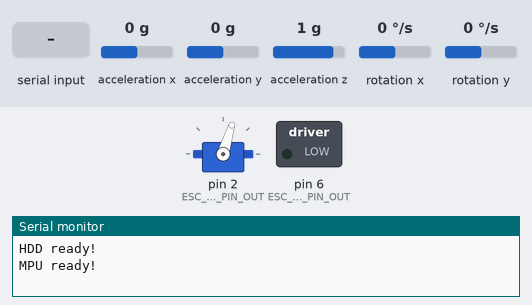
Bench run of a sketch on a simulated Arduino Uno, built with avr-gcc and run on an emulated ATmega328P. Shown: servo, switched loads named in the sketch (green lamp = pin HIGH), the last lines printed to the serial monitor. Wiring (inferred from the names in the program): MPU-6050 motion sensor at I2C address 0x68. The inputs (shaded band) are chosen by the test bench; at power-on: acceleration x 0 g, acceleration y 0 g, acceleration z 1 g, rotation x 0 °/s, rotation y 0 °/s.

Above: at 6.2 s.
6.3 s: "30,150\n" received over Serial
At 7.1 s:
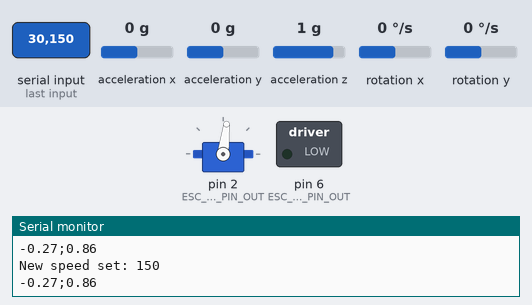
7.8 s: "1\n" received over Serial
At 8.2 s:
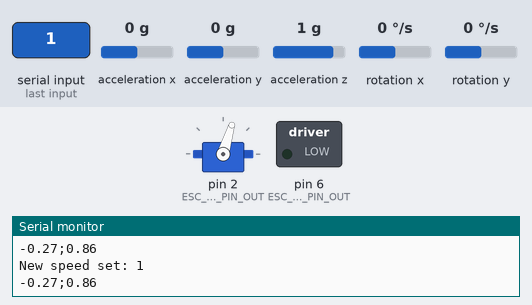
Timing chart, 0 to 10.8 s (numbered marks = the images above; inputs shaded):
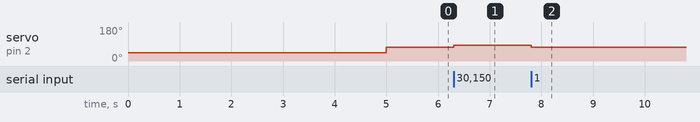

Measured:
- after the input at 6.3 s, servo on pin 2 (ESC_PWM_PIN_OUT): 73° → 83° at once
- after the input at 7.8 s, servo on pin 2 (ESC_PWM_PIN_OUT): 83° → 73° at once

The sketch:

HddMpu.ino
```cpp
/**
 * @brief Arduino Driver v1.0 to control and HDD brushless motor with an ESC
 */

/*Author: Gustavo Diaz*/

/*Requiered Libraries*/
#include "hdd_driver.h"
#include "Mpu6050.h"

/*Output pins for ESC control*/
#define ESC_PWM_PIN_OUT 2
#define ESC_DIR_PIN_OUT 6

#define OFSET_PITCH 0.86
#define OFSET_ROLL -0.27

// SoftwareSerial Bluetooth(7,8);    // RX, TX Arduino PINs, conected to Bluetooth

/*Bluetooth Comunication Interface*/
// char command = 's';
// comInterface com_interface(&Bluetooth, &command, &Serial);

/*Device Control Handler*/
HddDriver hdd(ESC_PWM_PIN_OUT, ESC_DIR_PIN_OUT, &Serial);
Mpu6050 mpu;

int vel = 0;
int new_vel = 0;
float calc_vel = 0;
uint8_t mode = 0;

void setup()
{
	/*Init Serial port*/
	Serial.begin(115200);
  // Bluetooth.begin(115200);

  //Init HDD
  hdd.init();
  Serial.println("HDD ready!");

  //Init MPU
  mpu.init();
  Serial.println("MPU ready!");
}

void loop()
{
  /* test behavior */
  if (mode == 0) hdd.rotate(vel);
  else if (mode == 1) hdd.rotate(calc_vel);
  mpu.updateAngle();

  //Calcs
  calc_vel = (mpu.angle_[1]+OFSET_PITCH)*5;

  if(Serial.available() >= 1)
  {
    new_vel = Serial.parseInt(); //Leer un entero por serial
    if(new_vel != 0 and new_vel != -1 and new_vel != -2 and new_vel != -3)
    {
      mode = 0;
      vel = new_vel;
      Serial.print("New speed set: ");
      Serial.println(vel);
      Serial.print(mpu.angle_[0]+OFSET_ROLL); Serial.print(";"); Serial.println(mpu.angle_[1]+OFSET_PITCH);
    }
    else if (new_vel == -1)
    {
      mode = 0;
      vel = 0;
      hdd.idle();
      Serial.println("Motor Stoped");
      Serial.print(mpu.angle_[0]+OFSET_ROLL); Serial.print(";"); Serial.println(mpu.angle_[1]+OFSET_PITCH);
    }
    else if (new_vel == -2)
    {
      Serial.print("Motor speed: ");
      if (mode == 0) Serial.println(vel);
      else if (mode == 1) Serial.println(calc_vel);
      Serial.print(mpu.angle_[0]+OFSET_ROLL); Serial.print(";"); Serial.println(mpu.angle_[1]+OFSET_PITCH);
    }
    else if (new_vel == -3)
    {
      mode = 1;
      Serial.print("Balance Mode");
      Serial.print("Motor speed: "); Serial.println(vel);
      Serial.print(mpu.angle_[0]+OFSET_ROLL); Serial.print(";"); Serial.println(mpu.angle_[1]+OFSET_PITCH);
    }
  }
}
```

Mpu6050.cpp
```cpp
/**
 * @brief MPU6050
 */

// Author: Gustavo Diaz

// Requiered Libraries
#include "Mpu6050.h"

void Mpu6050::init(void)
{
    Wire.begin();
    Wire.beginTransmission(MPU);
    Wire.write(0x6B);
    Wire.write(0);
    Wire.endTransmission(true);
    angle_[0] = 0;
    angle_[1] = 0;
    accel_[0] = 0;
    accel_[1] = 0;
    gyro_[0] = 0;
    gyro_[1] = 0;
    ts_ = 0.01;
}

void Mpu6050::updateAngle(void)
{
    readAccel();
    readGyro();
    complementaryFilter();    //aplica filtro y guarda valor en variable "angle_"
    delay(1);
    // return angle_;
}

void Mpu6050::readAccel(void)
{
    Wire.beginTransmission(MPU);
    Wire.write(0x3B); //Pedir el registro 0x3B - corresponde al AcX
    Wire.endTransmission(false);
    Wire.requestFrom(MPU,6,true); //A partir del 0x3B, se piden 6 registros
    int16_t AcX=Wire.read()<<8|Wire.read(); //Cada valor esta en 2 registros en el MPU
    int16_t AcY=Wire.read()<<8|Wire.read();
    int16_t AcZ=Wire.read()<<8|Wire.read();

    //A partir de los valores del acelerometro, se calculan los angulos Y, X
    //respectivamente, con la formula de la tangente.
    // float accel[2];
    accel_[1] = atan(-1*(AcX/A_R)/sqrt(pow((AcY/A_R),2) + pow((AcZ/A_R),2)))*RAD_A_DEG;
    accel_[0] = atan((AcY/A_R)/sqrt(pow((AcX/A_R),2) + pow((AcZ/A_R),2)))*RAD_A_DEG;
    // return accel;
}

void Mpu6050::readGyro(void)
{
    //Leer los valores del Giroscopio
    Wire.beginTransmission(MPU);
    Wire.write(0x43);
    Wire.endTransmission(false);
    Wire.requestFrom(MPU,4,true); //A diferencia del Acelerometro, solo se piden 4 registros
    int16_t GyX=Wire.read()<<8|Wire.read();
    int16_t GyY=Wire.read()<<8|Wire.read();

    //Calculo del angulo del Giroscopio
    // float gyro[2];
    gyro_[0] = GyX/G_R;
    gyro_[1] = GyY/G_R;
}

void Mpu6050::complementaryFilter(void)
{
    //Aplicar el Filtro Complementario
    angle_[0] = 0.98 *(angle_[0]+gyro_[0]*ts_) + 0.02*accel_[0];
    angle_[1] = 0.98 *(angle_[1]+gyro_[1]*ts_) + 0.02*accel_[1];
}
```

Mpu6050.h
```cpp
/**
 * @brief Bluethooth HC-06 Manager Device Library
 */

// Author: Gustavo Diaz

// Requiered Libraries
#include <Arduino.h>
#include <Wire.h>

//Direccion I2C de la IMU
#define MPU 0x68

//Ratios de conversion
#define A_R 16384.0
#define G_R 131.0

//Conversion de radianes a grados 180/PI
#define RAD_A_DEG 57.2957
#define DEG_A_RAD 0.0174

class Mpu6050
{
    // Members
    /*float *angle_;
    float *accel_;
    float *gyro_;*/
    float ts_;

public:
    // Public Members
    float angle_[2];
    float accel_[2];
    float gyro_[2];

    // constructor de base (null)
    Mpu6050() {}

    // constructror parametrizado
    // Mpu6050():
    // {}

    // methods
    void init(void);
    void updateAngle(void);
    void readAccel(void);
    void readGyro(void);
    void complementaryFilter(void);

/*private:
    // methods

    void read(void);
    void write(int data);*/

};
```

hdd_driver.cpp
```cpp
/**
 * @brief HDD motor Device Library
 */

/*Author: Gustavo Diaz*/

#include "hdd_driver.h"

//-------------------------- Define Math functions -----------------------------------------
float HddDriver::torque2pwm(float value, float toLow, float toHigh)
{
  float fromLow = 0;
  float fromHigh = MAX_TORQUE;
  float new_range = toHigh-toLow;
  float old_range = fromHigh - fromLow;
  if (value < -fromHigh || value > fromHigh)
  {
    debug_port_->println('Warning value out of range');
    value = fromHigh;
  }
  if (value<0) value = -value;
  float new_value = (new_range/old_range)*(value-fromLow)+toLow;
  return new_value;
}

//-------------------------- Define Handlers functions -----------------------------------------------
float HddDriver::motor_dynamic(float torque)
{
    int vel = torque; //TO DO: REPLACE FOR PARTICULAR DYNAMICS: w = Te/(Js+B)
    return vel;
}

void HddDriver::init_esc()
{
    esc_.writeMicroseconds(1000);   //1000[us] = 1[ms]
    delay(5000);           //necesary to init the ESC
}

int HddDriver::pwm_modulation(float vel_control)
{
    int pwm_duty_cycle = (int) torque2pwm(vel_control, 1300, 1500);
    return pwm_duty_cycle;
}

uint8_t HddDriver::direction_handler(float vel_control)
{
    if (vel_control>=0) return 1;
    else return 0;
}

//-------------------------- Public High Level Abstract Methods --------------------------
void HddDriver::init(void)
{
    /*Assign ouput pins*/
    // pinMode(esc_pwm_pin_, OUTPUT);
    // pinMode(esc_dir_pin_, OUTPUT);

    esc_.attach(esc_pwm_pin_);
    init_esc();

    /*initialize state variables*/
    state_vars_.hdd_angle = 0;       //[rad/s]
    state_vars_.hdd_vel = 0;      //[rad/s]

    // initialize output variables
    output_vars_.output_vel = 0;     //[RPM]
    output_vars_.output_pwm = 1400;  //[us]
    output_vars_.output_dir = 0;     //[0:right, 1:left]
}

void HddDriver::idle()
{
    esc_.writeMicroseconds(1000);
}

void HddDriver::rotate(float velocity)
{
    output_vars_.output_vel = velocity;
    output_vars_.output_pwm = pwm_modulation(output_vars_.output_vel);
    output_vars_.output_dir = direction_handler(output_vars_.output_vel);
    /*Update outputs*/
    // debug_port_->print("output_vel: ");
    // debug_port_->println(output_vars_.output_vel);
    // debug_port_->print("output_dir: ");
    // debug_port_->println(output_vars_.output_dir);
    if (output_vars_.output_dir == 1) digitalWrite(esc_dir_pin_, LOW);
    else digitalWrite(esc_dir_pin_, HIGH);
    esc_.writeMicroseconds(output_vars_.output_pwm);
}

/*void HddDriver::printVariables(void)
{
    debug_port_->print(state_vars_.hdd_angle*RAD_A_DEG);
    debug_port_->print(";");
    debug_port_->print(state_vars_.hdd_vel*RAD_A_DEG);
    debug_port_->print(";");
    debug_port_->print(output_vars_.output_vel);
    debug_port_->print(";");
    debug_port_->print(output_vars_.output_pwm);
    debug_port_->print(";");
    debug_port_->print(output_vars_.output_dir);
    debug_port_->println(";");
}*/
```

hdd_driver.h
```cpp
/**
 * @brief HDD motor Device Library
 */

/*Author: Gustavo Diaz*/

/*Requiered Libraries*/
#include <Arduino.h>
#include <Servo.h>

/*System behavior*/
#define SET_POINT 0
#define JUMPING_VEL 1550
#define JUMPING_DELAY 4000

// Motor parameters
#define Km 0.0251
#define K_ESC 100
#define MAX_TORQUE 300

typedef struct StateVariables{
    float hdd_angle;
    float hdd_vel;
} StateVariables;

typedef struct OutputVariables{
    float output_vel;
    float output_pwm;
    int output_dir;
} OutputVariables;

/**
 * @class HddDriver
 * @brief Class for manage HDD motor with an ESC.
 */

class HddDriver
{
    /*Members*/
    uint8_t esc_pwm_pin_;
    uint8_t esc_dir_pin_;

    Servo esc_;

    StateVariables state_vars_;
    OutputVariables output_vars_;

    HardwareSerial *debug_port_;

public:
    /*Public Members*/

    /*constructor de base (null)*/
    HddDriver() {}

    // constructror parametrizado
    HddDriver(uint8_t esc_pwm_pin, uint8_t esc_dir_pin, HardwareSerial *debug_port):
        esc_pwm_pin_(esc_pwm_pin),
        esc_dir_pin_(esc_dir_pin),
        debug_port_(debug_port)
    {
        // Config pins
        pinMode(esc_pwm_pin_, OUTPUT);
        pinMode(esc_dir_pin_, OUTPUT);
        // esc_.attach(esc_pwm_pin_);
    }

    // methods
    void init(void);
    void idle();
    void init_esc();
    void rotate(float vel);
    // void printVariables(void);

private:
    // methods

    // Declaration for Math functions
    float torque2pwm(float value, float toLow, float toHigh);

    // Declaration of Output Handlers
    float motor_dynamic(float torque);
    int pwm_modulation(float vel_control);
    uint8_t direction_handler(float vel_control);
};
```
